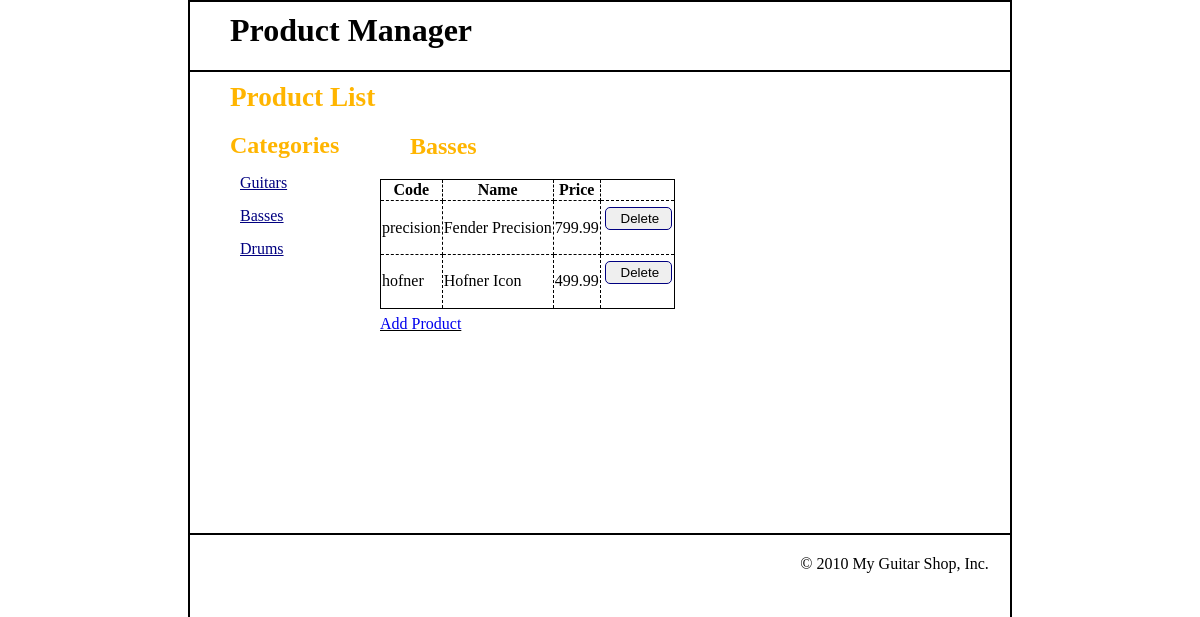
/?category_id=2, run on the app's committed database.
### tables this page shows
CREATE TABLE `categories` (
  `categoryID` int(11) NOT NULL,
  `categoryName` varchar(255) NOT NULL
);

CREATE TABLE `products` (
  `productID` int(11) NOT NULL,
  `categoryID` int(11) NOT NULL,
  `productCode` varchar(10) NOT NULL,
  `productName` varchar(255) NOT NULL,
  `listPrice` decimal(10,2) NOT NULL
);

### index.php (the view, shortened to what this page needs)
<?php
include('database.php');
if (!isset($category_id)) {
    $category_id = filter_input(INPUT_GET, 'category_id', FILTER_VALIDATE_INT);
}
$queryCategory = 'SELECT * FROM categories WHERE categoryID = :category_id';
$statement1 = $db->prepare($queryCategory);
$statement1->bindValue(':category_id', $category_id);
$statement1->execute();
$category = $statement1->fetch();
$category_name = $category['categoryName'];
$queryAllCategories = 'SELECT * FROM categories ORDER BY categoryID';
$statement2 = $db->prepare($queryAllCategories);
$statement2->execute();
$categories = $statement2->fetchAll();
$queryProducts = 'SELECT * FROM products WHERE categoryID = :category_id ORDER BY productID';
$statement3 = $db->prepare($queryProducts);
$statement3->bindValue(':category_id', $category_id);
$statement3->execute();
$products = $statement3->fetchAll();
?>
<link rel="stylesheet" type="text/css" href="test.css" />
<body>
    <header>
        <h1 style="position:relative;right:-30px;">Product Manager</h1>
        <h1 style="border-bottom: 2px solid black;margin-top:20px;margin-left:-12px;margin-right:-12px;"></h1>
    </header>
    <main>
        <h1 id="productList">Product List</h1>
        <h2 id="categories"><a href="categoryList.php" style="color: rgb(255, 181, 0);">Categories</a></h2>
        <aside>
            <nav>
                <ul>
                    <div class="pList">
                        <?php foreach ($categories as $category) : ?>
                            <li style="margin: 15px 0;"><a style="text-decoration:underline; position:relative; right:30px; top:-95px; color:#000080;" href="?category_id=<?php echo $category['categoryID']; ?>">
                                    <?php echo $category['categoryName'];?>
                                </a>
                            </li>
                        <?php endforeach; ?>
                    </div>
                </ul>
            </nav>
        </aside>
        <section>
            <div class="tableIndex">
                <h2><?php echo $category_name; ?></h2>
                <table>
                    <tr>
                        <th>Code</th>
                        <th>Name</th>
                        <th>Price</th>
                        <th></th>
                    </tr>
                    <?php foreach ($products as $product) : ?>
                        <tr>
                            <td><?php echo $product['productCode']; ?></td>
                            <td><?php echo $product['productName']; ?></td>
                            <td class="right"><?php echo $product['listPrice']; ?></td>
                            <td>
                                <form action="delete.php" method="post">
                                    <input id="delete" type="submit" value="Delete">
                                </form>
                            </td>
                        </tr>
                    <?php endforeach; ?>
                </table>
            </div>
            <p style="text-decoration:underline; margin-left: 100px; margin-top:6px;"><a href="form.php">Add Product</a></p>
        </section>
    </main>
    <footer style="border-top: 2px solid black;position: absolute; top:353; width: 824px;margin-left:-12px">
                <p style="margin-left: 74.3%; margin-top:2;">&copy; <?php echo date(2010); ?> My Guitar Shop, Inc.</p>
    </footer>
</body>
</html>

### test.css (style rules this page uses)
h2 { color: rgb(255, 181, 0); margin-left: 30px; }
#productList { color: rgb(255, 181, 0); margin-top: 50px; margin-left: -50px; font-size: 170%; }
#categories { margin-left: -50px; margin-top: 5px; }
footer { margin-top: 15%; }
body { max-width: 800px; max-height: 600px; margin: auto; background: white; padding: 10px; border: 2px solid black; }
input { padding: 3px 0px 3px 3px; margin: 5px 1px 3px 0px; border: 1px solid #000080; width:10em; margin-bottom: .5em; margin-left:.25em; }
#delete { margin: 5px 1px 3px 0px; border: 1px solid #000080; width:5em; margin-bottom: .5em; margin-left:.25em; border-radius:5px; }
main { position: relative; left:80px; top:-40px; }
.tableIndex { margin-left:100px; margin-top: -240px; }

### index.php (style rules this page uses)
table { border: 1px solid black; border-collapse: collapse; }
th, td { border: 1px solid black; border-style: dashed; }
ul { list-style: none; }
a { text-decoration: none; }
.pList { margin-left: -50px; margin-top: 110px; }

### data on the page
categories: categoryName "Guitars"
categories: categoryName "Basses"
categories: categoryName "Drums"
products: productCode "precision", productName "Fender Precision", listPrice "799.99"
products: productCode "hofner", productName "Hofner Icon", listPrice "499.99"

### other printed values
date(2010) "2010"
